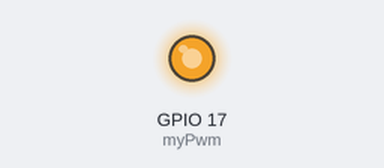
The program below on a simulated Raspberry Pi (BCM pin numbers). On the bench: output pins drawn as LEDs (lit = HIGH).

Above: at 0.1 s.
At 1.1 s:
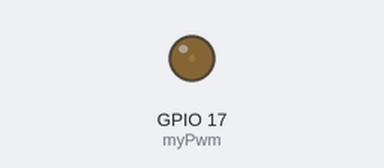
Timing chart, 0 to 2.6 s (numbered marks = the images above):
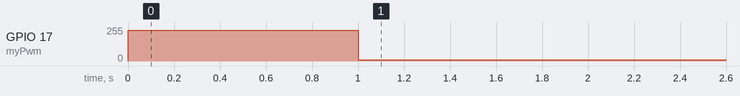

Measured:
- by itself, GPIO 17 (myPwm): 0/255 → 230/255 at 0.00 s, → 8/255 1.0 s later

The program:

09_PWM.py
```python
import RPi.GPIO as GPIO
import time

GPIO.setmode(GPIO.BCM)
GPIO.setup(17, GPIO.OUT)
myPwm = GPIO.PWM(17, 100)  # Set PWM frequency to 100 Hz

try:
    myPwm.start(90)  # Start PWM with 90% duty cycle
    while True:
        time.sleep(1)  # Sleep for 1 second
        myPwm.ChangeDutyCycle(3)  # Change duty cycle to 3%
        time.sleep(1)		 # Sleep for 1 second again
				 # If you want to stop and start PWM with different duty cycles,
	        		# you can do it here with myPwm.stop() followed by myPwm.start(new_duty_cycle)
except KeyboardInterrupt:
    myPwm.stop()  # Stop PWM
    GPIO.cleanup()  # Clean up GPIO
    print("GPIO cleaned up and ready to go")
```
